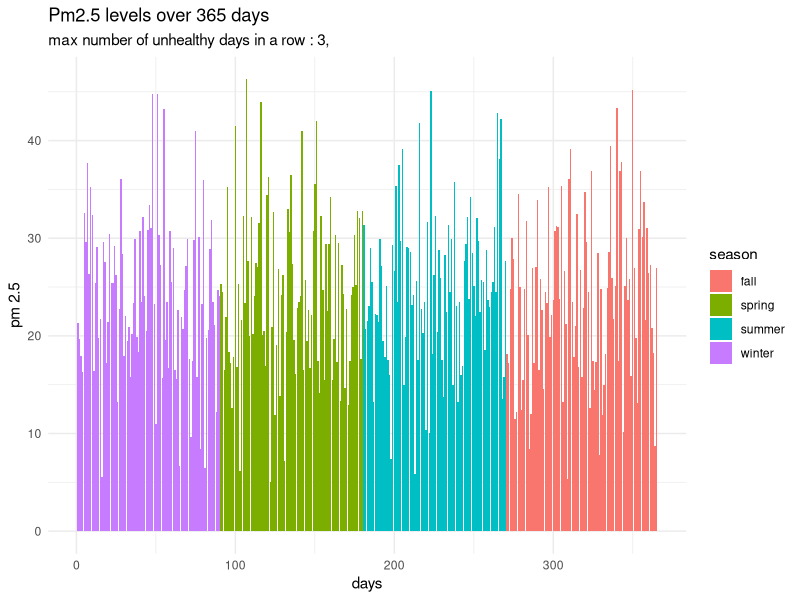
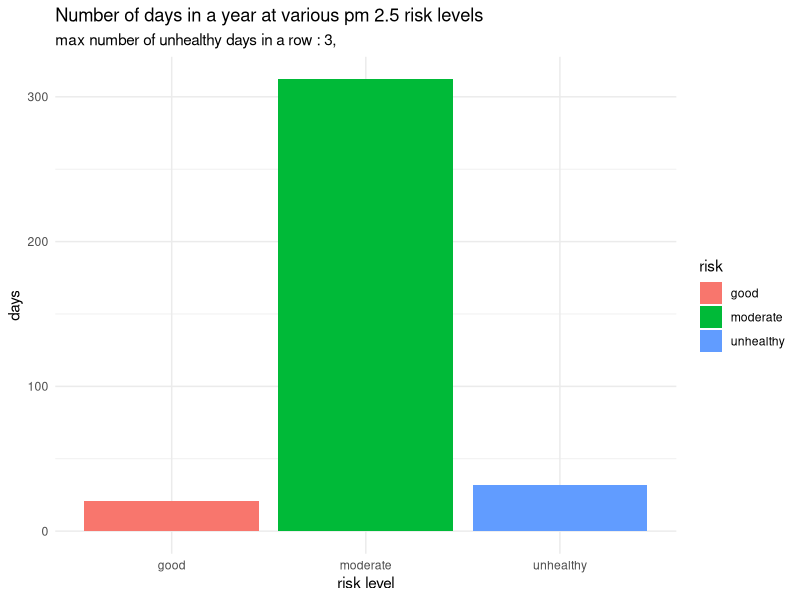

Reproduce these figures in R, in order.
## ---- chunk 1
#| message: false
library(tidyverse)
library(ggplot2)

day = c(seq(1:365))
pm25 = c(rnorm(n=365 , mean = 24, sd = 8 ))
season = c("winter", "spring", "summer", "fall") 
season <- as.factor(season)


df<- data.frame(day,pm25)

df <- df |> 
  mutate(season = case_when(
    row_number() <= 90 ~ "winter", row_number() <= 180 ~ "spring", 
    row_number() <= 270 ~ "summer", row_number() <= 365 ~ "fall"
  ))

df <- df |> mutate(risk = NA)

## ---- chunk 2
max_unhealthy_streak <- 0
current_streak <- 0

for (i in 1:nrow(df)) {
  for (k in 1:nrow(df))
  
  if (df$pm25[i] < 12) {
    df$risk[i] <- "good"
  } else if (df$pm25[i] > 35.4) {
    df$risk[i] <- "unhealthy"
  } else {
    df$risk[i] <- "moderate"
  }
  #part 2 of loop - compute longest unhealthy streak
  
  if (df$risk[i] == "unhealthy") {
    current_streak <- current_streak + 1
    
    if (current_streak > max_unhealthy_streak) {
      max_unhealthy_streak <- current_streak
    }
    
  } else {
    current_streak <- 0 
  }
}

print(max_unhealthy_streak) 

## ---- chunk 3

winter_unhealthy <- 0
spring_unhealthy <- 0 
summer_unhealthy <- 0 
fall_unhealthy <- 0
for (i in 1:nrow(df)){
  if (df$season[i] == "winter" & df$risk[i] == "unhealthy") {
  winter_unhealthy <- winter_unhealthy + 1
  }
  if(df$season[i] == "spring" & df$risk[i] == "unealthy") {
    spring_unhealthy <- spring_unhealthy + 1
  }
  if(df$season[i] == "summer" & df$risk[i] == "unhealthy") {
    summer_unhealthy <- summer_unhealthy +1
  }
 if(df$season[i] == "fall" & df$risk[i] == "unhealthy") {
    fall_unhealthy <- fall_unhealthy +1
 }
}

## ---- chunk 4
#time series histogram
pm25_yrly <- df |> ggplot(aes(x = day, y = pm25, fill = season)) + geom_bar(stat="identity") +
  theme_minimal() + labs(title = "Pm2.5 levels over 365 days" , subtitle = sprintf("max number of unhealthy days in a row : %d, ",max_unhealthy_streak), y = "pm 2.5", x = "days")

pm25_yrly

riskydays <- df |> ggplot(aes(x=risk, fill = risk)) + geom_bar(stat = "count") + 
  theme_minimal() + 
  labs(title = "Number of days in a year at various pm 2.5 risk levels" , subtitle = sprintf("max number of unhealthy days in a row : %d, ",max_unhealthy_streak), y = "days", x = "risk level")
riskydays
